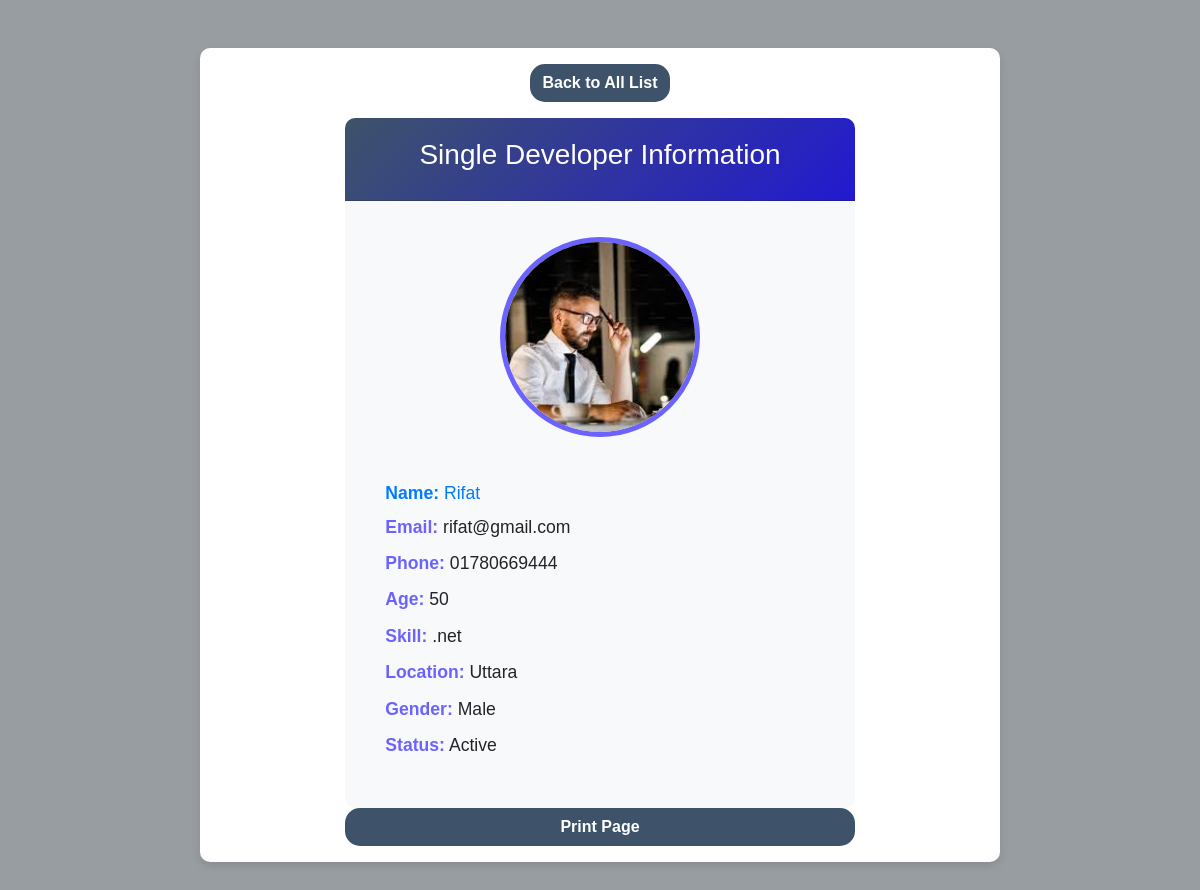
Screenshot of /single_view.php?singleViewID=14 with the database file from the repository.
### tables this page shows
CREATE TABLE `devs` (
  `id` int(11) NOT NULL,
  `name` varchar(100) NOT NULL,
  `email` varchar(100) NOT NULL,
  `phone` varchar(20) NOT NULL,
  `age` int(3) NOT NULL,
  `skill` varchar(100) NOT NULL,
  `location` varchar(100) NOT NULL,
  `gender` varchar(100) NOT NULL,
  `photo` varchar(500) NOT NULL,
  `status` tinyint(1) NOT NULL DEFAULT '1',
  `trash` tinyint(1) DEFAULT '0',
  `createdAT` timestamp(6) NOT NULL DEFAULT CURRENT_TIMESTAMP(6),
  `updatedAT` timestamp(6) NULL DEFAULT NULL
);

### config/connectDb.php (called while the page is built)
<?php
function connect()
{
	try {
		$connection = new PDO('mysql:host=localhost;dbname=dbCrud', 'marufa', 'localhost');
		return $connection;
	} catch (PDOException $error) {
		return $error->getMessage();
	}
}

### single_view.php (the view, shortened to what this page needs)
<?php
if (isset($_GET['singleViewID'])) {
	$singleViewID = $_GET['singleViewID'];
	$sql = "SELECT * FROM devs where id='$singleViewID'";
	$statement = connect()->prepare($sql);
	$statement->execute();
	$datas = $statement->fetch(PDO::FETCH_OBJ);
}
?>
<!DOCTYPE html>
<html lang="en">
<head>
	<link href="https://cdn.jsdelivr.net/npm/bootstrap@5.3.3/dist/css/bootstrap.min.css" rel="stylesheet">
	<link rel="stylesheet" href="https://cdnjs.cloudflare.com/ajax/libs/font-awesome/6.6.0/css/all.min.css" />
	<link rel="stylesheet" href="assets/style.css">
</head>
<body class="single-developer-page">
	<div class="container my-5">
		<div class="backbutton text-center">
			<a class="btn   text-white my-3" href="index.php">Back to All List</a>
		</div>
		<div class="row justify-content-center">
			<div class="col-md-8">
				<div class="card">
					<div class="card-header">
						<h3>Single Developer Information</h3>
					</div>
					<div class="card-body">
						<div class="my-3 singleViewPhoto">
							<img src="media/photos/<?php echo $datas->photo ?>" alt="Developer Photo">
						</div>
						<div class="devInfo">
							<h3><b>Name:</b> <?php echo $datas->name ?></h3>
							<p><b>Email:</b> <?php echo $datas->email ?></p>
							<p><b>Phone:</b> <?php echo $datas->phone ?></p>
							<p><b>Age:</b> <?php echo $datas->age ?></p>
							<p><b>Skill:</b> <?php echo $datas->skill ?></p>
							<p><b>Location:</b> <?php echo $datas->location ?></p>
							<p><b>Gender:</b> <?php echo $datas->gender ?></p>
							<p><b>Status:</b> <?php echo $datas->status == 1 ? 'Active' : 'Deactive' ?></p>
						</div>
					</div>
					<button onclick="window.print()" class="btn  text-white mb-3 ">Print Page</button>
				</div>
			</div>
		</div>
	</div>
</body>
</html>

### assets/style.css (style rules this page uses)
body { background-color: #d2caca; }
.single-developer-page { font-family: 'Arial', sans-serif; background-color: #989da2; margin: 0; padding: 0; }
.single-developer-page .container { max-width: 800px; margin: auto; background: #ffffff; border-radius: 10px; box-shadow: 0 4px 8px rgba(0, 0, 0, 0.1); }
.single-developer-page .card-header { background: linear-gradient(135deg, #3e5369, #2219d1); color: white; text-align: center; padding: 20px; font-size: 1.5rem; font-weight: bold; border-radius: 10px 10px 0 0; }
.single-developer-page .singleViewPhoto { display: flex; justify-content: center; align-items: center; margin: 20px 0; }
.single-developer-page .singleViewPhoto img { height: 200px; width: 200px; border-radius: 50%; object-fit: cover; border: 5px solid #6c63ff; }
.single-developer-page .devInfo { padding: 20px; }
.single-developer-page .devInfo h3, .single-developer-page .devInfo p { margin: 10px 0; font-size: 1.1rem; }
.single-developer-page .devInfo h3 { color: #007bff; }
.single-developer-page .devInfo p b { color: #6c63ff; }
.single-developer-page .btn { font-weight: bold; border-radius: 15px; background-color: #3e5369; }
.single-developer-page a.btn { transition: background-color 0.3s, color 0.3s; }
.single-developer-page .card { border: none; border-radius: 10px; }
.single-developer-page .card-body { padding: 20px; background-color: #f8f9fa; border-radius: 0 0 10px 10px; }

### rows the page displays
devs: photo (picture), name "Rifat", email "rifat@gmail.com", phone "01780669444", age "50", skill ".net", location "Uttara", gender "Male"
